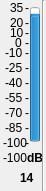
    <widget class="QWidget" name="widget_14" native="true">
     <property name="geometry">
      <rect>
       <x>520</x>
       <y>40</y>
       <width>46</width>
       <height>191</height>
      </rect>
     </property>
     <widget class="QProgressBar" name="progressBar_56">
      <property name="geometry">
       <rect>
        <x>30</x>
        <y>7</y>
        <width>10</width>
        <height>135</height>
       </rect>
      </property>
      <property name="contextMenuPolicy">
       <enum>Qt::DefaultContextMenu</enum>
      </property>
      <property name="toolTip">
       <string>Local Input 1 Meter</string>
      </property>
      <property name="statusTip">
       <string/>
      </property>
      <property name="whatsThis">
       <string/>
      </property>
      <property name="autoFillBackground">
       <bool>false</bool>
      </property>
      <property name="minimum">
       <number>-100</number>
      </property>
      <property name="maximum">
       <number>35</number>
      </property>
      <property name="value">
       <number>24</number>
      </property>
      <property name="textVisible">
       <bool>true</bool>
      </property>
      <property name="orientation">
       <enum>Qt::Vertical</enum>
      </property>
      <property name="invertedAppearance">
       <bool>false</bool>
      </property>
      <property name="format">
       <string>%p%</string>
      </property>
     </widget>
     <widget class="QLabel" name="m0_56">
      <property name="geometry">
       <rect>
        <x>25</x>
        <y>0</y>
        <width>16</width>
        <height>16</height>
       </rect>
      </property>
      <property name="text">
       <string>-</string>
      </property>
     </widget>
     <widget class="QLabel" name="t35_56">
      <property name="geometry">
       <rect>
        <x>10</x>
        <y>0</y>
        <width>16</width>
        <height>16</height>
       </rect>
      </property>
      <property name="text">
       <string>35</string>
      </property>
     </widget>
     <widget class="QLabel" name="tn100_56">
      <property name="geometry">
       <rect>
        <x>3</x>
        <y>135</y>
        <width>31</width>
        <height>16</height>
       </rect>
      </property>
      <property name="text">
       <string>-100</string>
      </property>
     </widget>
     <widget class="QLabel" name="m15_56">
      <property name="geometry">
       <rect>
        <x>25</x>
        <y>15</y>
        <width>16</width>
        <height>16</height>
       </rect>
      </property>
      <property name="text">
       <string>-</string>
      </property>
     </widget>
     <widget class="QLabel" name="m25_56">
      <property name="geometry">
       <rect>
        <x>25</x>
        <y>25</y>
        <width>16</width>
        <height>16</height>
       </rect>
      </property>
      <property name="text">
       <string>-</string>
      </property>
     </widget>
     <widget class="QLabel" name="m90_56">
      <property name="geometry">
       <rect>
        <x>25</x>
        <y>90</y>
        <width>16</width>
        <height>16</height>
       </rect>
      </property>
      <property name="text">
       <string>-</string>
      </property>
     </widget>
     <widget class="QLabel" name="m105_56">
      <property name="geometry">
       <rect>
        <x>25</x>
        <y>105</y>
        <width>16</width>
        <height>16</height>
       </rect>
      </property>
      <property name="text">
       <string>-</string>
      </property>
     </widget>
     <widget class="QLabel" name="m120_56">
      <property name="geometry">
       <rect>
        <x>25</x>
        <y>120</y>
        <width>16</width>
        <height>16</height>
       </rect>
      </property>
      <property name="text">
       <string>-</string>
      </property>
     </widget>
     <widget class="QLabel" name="m135_56">
      <property name="geometry">
       <rect>
        <x>25</x>
        <y>135</y>
        <width>16</width>
        <height>16</height>
       </rect>
      </property>
      <property name="text">
       <string>-</string>
      </property>
     </widget>
     <widget class="QLabel" name="m45_56">
      <property name="geometry">
       <rect>
        <x>25</x>
        <y>45</y>
        <width>16</width>
        <height>16</height>
       </rect>
      </property>
      <property name="text">
       <string>-</string>
      </property>
     </widget>
     <widget class="QLabel" name="m60_56">
      <property name="geometry">
       <rect>
        <x>25</x>
        <y>60</y>
        <width>16</width>
        <height>16</height>
       </rect>
      </property>
      <property name="text">
       <string>-</string>
      </property>
     </widget>
     <widget class="QLabel" name="m75_56">
      <property name="geometry">
       <rect>
        <x>25</x>
        <y>75</y>
        <width>16</width>
        <height>16</height>
       </rect>
      </property>
      <property name="text">
       <string>-</string>
      </property>
     </widget>
     <widget class="QLabel" name="t20_56">
      <property name="geometry">
       <rect>
        <x>10</x>
        <y>15</y>
        <width>16</width>
        <height>16</height>
       </rect>
      </property>
      <property name="text">
       <string>20</string>
      </property>
     </widget>
     <widget class="QLabel" name="t5_56">
      <property name="geometry">
       <rect>
        <x>10</x>
        <y>25</y>
        <width>16</width>
        <height>16</height>
       </rect>
      </property>
      <property name="text">
       <string>10</string>
      </property>
     </widget>
     <widget class="QLabel" name="tn10_56">
      <property name="geometry">
       <rect>
        <x>5</x>
        <y>45</y>
        <width>21</width>
        <height>16</height>
       </rect>
      </property>
      <property name="text">
       <string>-10</string>
      </property>
     </widget>
     <widget class="QLabel" name="tn25_56">
      <property name="geometry">
       <rect>
        <x>5</x>
        <y>60</y>
        <width>21</width>
        <height>16</height>
       </rect>
      </property>
      <property name="text">
       <string>-25</string>
      </property>
     </widget>
     <widget class="QLabel" name="tn40_56">
      <property name="geometry">
       <rect>
        <x>5</x>
        <y>75</y>
        <width>21</width>
        <height>16</height>
       </rect>
      </property>
      <property name="text">
       <string>-40</string>
      </property>
     </widget>
     <widget class="QLabel" name="tn55_56">
      <property name="geometry">
       <rect>
        <x>5</x>
        <y>90</y>
        <width>21</width>
        <height>16</height>
       </rect>
      </property>
      <property name="text">
       <string>-55</string>
      </property>
     </widget>
     <widget class="QLabel" name="tn70_56">
      <property name="geometry">
       <rect>
        <x>5</x>
        <y>105</y>
        <width>21</width>
        <height>16</height>
       </rect>
      </property>
      <property name="text">
       <string>-70</string>
      </property>
     </widget>
     <widget class="QLabel" name="tn85_56">
      <property name="geometry">
       <rect>
        <x>5</x>
        <y>120</y>
        <width>21</width>
        <height>16</height>
       </rect>
      </property>
      <property name="text">
       <string>-85</string>
      </property>
     </widget>
     <widget class="QLabel" name="m35_56">
      <property name="geometry">
       <rect>
        <x>25</x>
        <y>35</y>
        <width>16</width>
        <height>16</height>
       </rect>
      </property>
      <property name="text">
       <string>-</string>
      </property>
     </widget>
     <widget class="QLabel" name="t0_56">
      <property name="geometry">
       <rect>
        <x>15</x>
        <y>35</y>
        <width>16</width>
        <height>16</height>
       </rect>
      </property>
      <property name="text">
       <string>0</string>
      </property>
     </widget>
     <widget class="QLabel" name="value_56">
      <property name="geometry">
       <rect>
        <x>3</x>
        <y>150</y>
        <width>31</width>
        <height>16</height>
       </rect>
      </property>
      <property name="autoFillBackground">
       <bool>false</bool>
      </property>
      <property name="frameShadow">
       <enum>QFrame::Plain</enum>
      </property>
      <property name="text">
       <string>-100</string>
      </property>
     </widget>
     <widget class="QLabel" name="dB_56">
      <property name="geometry">
       <rect>
        <x>27</x>
        <y>150</y>
        <width>16</width>
        <height>16</height>
       </rect>
      </property>
      <property name="font">
       <font>
        <weight>75</weight>
        <bold>true</bold>
       </font>
      </property>
      <property name="text">
       <string>dB</string>
      </property>
     </widget>
     <widget class="QLabel" name="number_56">
      <property name="geometry">
       <rect>
        <x>20</x>
        <y>170</y>
        <width>16</width>
        <height>16</height>
       </rect>
      </property>
      <property name="font">
       <font>
        <weight>75</weight>
        <bold>true</bold>
       </font>
      </property>
      <property name="text">
       <string>14</string>
      </property>
     </widget>
     <widget class="Line" name="line_56">
      <property name="geometry">
       <rect>
        <x>35</x>
        <y>0</y>
        <width>16</width>
        <height>191</height>
       </rect>
      </property>
      <property name="orientation">
       <enum>Qt::Vertical</enum>
      </property>
     </widget>
    </widget>
